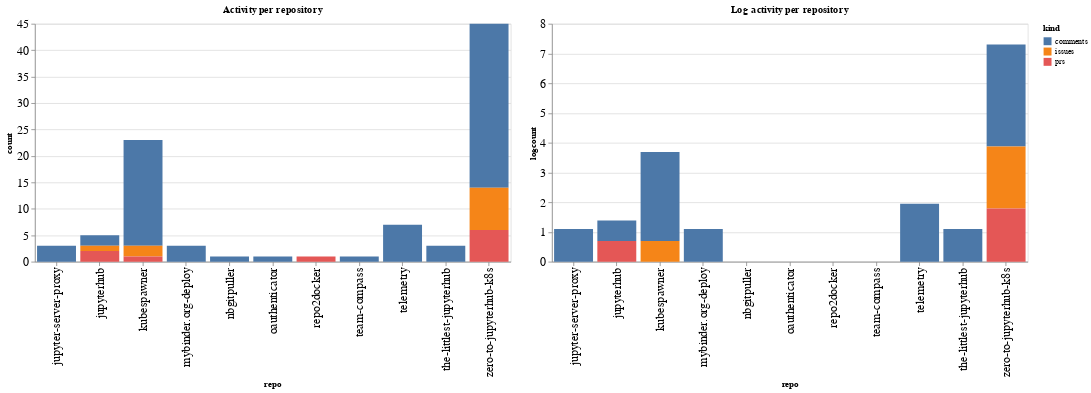

Here is the notebook cell this chart was saved with:
### Code cell
ch1 = alt.Chart(repo_summaries, width=600, title="Activity per repository").mark_bar().encode(
    x='repo',
    y='count',
    color='kind',
    tooltip="kind"
)

ch2 = alt.Chart(repo_summaries, width=600, title="Log activity per repository").mark_bar().encode(
    x='repo',
    y='logcount',
    color='kind',
    tooltip="kind"
)

ch1 | ch2

### Figure 1 — Vega-Lite specification as saved in the notebook (floating-point values rounded to 4 significant figures)
{"config": {"axisLeft": {"labelFontSize": 15}, "axisBottom": {"labelFontSize": 15}}, "hconcat": [{"mark": "bar", "encoding": {"color": {"type": "nominal", "field": "kind"}, "tooltip": {"type": "nominal", "field": "kind"}, "x": {"type": "nominal", "field": "repo"}, "y": {"type": "quantitative", "field": "count"}}, "title": "Activity per repository", "width": 600}, {"mark": "bar", "encoding": {"color": {"type": "nominal", "field": "kind"}, "tooltip": {"type": "nominal", "field": "kind"}, "x": {"type": "nominal", "field": "repo"}, "y": {"type": "quantitative", "field": "logcount"}}, "title": "Log activity per repository", "width": 600}], "data": {"name": "data-5dddccff9fd6864269f7cd638b726a5b"}, "$schema": "https://vega.github.io/schema/vega-lite/v4.8.1.json", "datasets": {"data-5dddccff9fd6864269f7cd638b726a5b": [{"repo": "jupyter-server-proxy", "kind": "comments", "count": 3, "logcount": 1.099}, {"repo": "jupyterhub", "kind": "comments", "count": 2, "logcount": 0.6931}, {"repo": "jupyterhub", "kind": "issues", "count": 1, "logcount": 0.0}, {"repo": "jupyterhub", "kind": "prs", "count": 2, "logcount": 0.6931}, {"repo": "kubespawner", "kind": "comments", "count": 20, "logcount": 2.996}, {"repo": "kubespawner", "kind": "issues", "count": 2, "logcount": 0.6931}, {"repo": "kubespawner", "kind": "prs", "count": 1, "logcount": 0.0}, {"repo": "mybinder.org-deploy", "kind": "comments", "count": 3, "logcount": 1.099}, {"repo": "nbgitpuller", "kind": "comments", "count": 1, "logcount": 0.0}, {"repo": "oauthenticator", "kind": "comments", "count": 1, "logcount": 0.0}, {"repo": "repo2docker", "kind": "prs", "count": 1, "logcount": 0.0}, {"repo": "team-compass", "kind": "comments", "count": 1, "logcount": 0.0}, {"repo": "telemetry", "kind": "comments", "count": 7, "logcount": 1.946}, {"repo": "the-littlest-jupyterhub", "kind": "comments", "count": 3, "logcount": 1.099}, {"repo": "zero-to-jupyterhub-k8s", "kind": "comments", "count": 31, "logcount": 3.434}, {"repo": "zero-to-jupyterhub-k8s", "kind": "issues", "count": 8, "logcount": 2.079}, {"repo": "zero-to-jupyterhub-k8s", "kind": "prs", "count": 6, "logcount": 1.792}]}}
